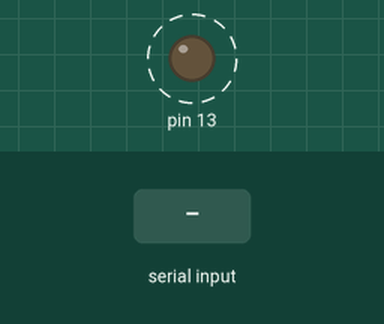
A sketch run on a simulated Arduino Uno, built with avr-gcc and run on an emulated ATmega328P. On the bench: output pins drawn as LEDs (lit = HIGH). Dashed ring = blinking. The test bench sets the inputs (shaded band). What the sketch prints to the serial monitor is not drawn.

Above: at 1.2 s.
1.3 s: "1" received over Serial
Timing chart, 0 to 15.0 s (numbered marks = the images above; inputs shaded):
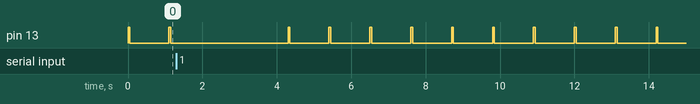

The sketch:

SrijonTestCode.ino
```cpp
String cmdString;
void setup() {

  Serial.begin(9600);
  pinMode(13, OUTPUT);
}

// the loop function runs over and over again forever
void loop() {
  digitalWrite(13, HIGH);
  delay(50);  //Change Delay to vary the Speed
  digitalWrite(13, LOW);
  delay(50);  //Change Delay to vary the Speed
  //Serial.println("High From Arduino");
  String s1 = Serial.readString();
  if(s1!="")
  {
    delay(2000);
    Serial.print("Response From Arduino => ");
    Serial.println(s1);//display same received Data back in serial monitor.
  }
}
```

Measured:
- by itself, pin 13: alternates HIGH for 0.05 s and LOW for 1.0 s
